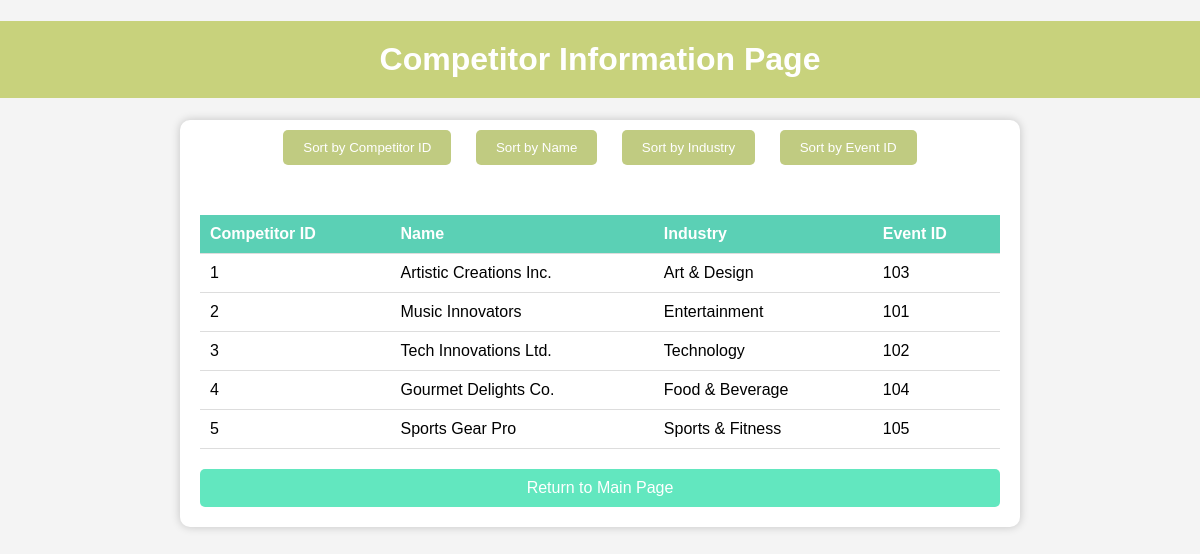
Page /competitors/select_competitors.php on the committed database.
### tables this page shows
CREATE TABLE IF NOT EXISTS `competitors` (
  `competitor_id` INT NOT NULL AUTO_INCREMENT,
  `competitor_name` VARCHAR(255) NOT NULL,
  `industry` VARCHAR(255) DEFAULT NULL,
  `event_id` INT DEFAULT NULL,
  PRIMARY KEY (`competitor_id`),
  KEY `event_id_fk` (`event_id`),
  CONSTRAINT `fk_competitors_events` FOREIGN KEY (`event_id`) REFERENCES `events` (`event_id`) ON DELETE SET NULL ON UPDATE CASCADE
);

### competitors/select_competitors.php (the view, shortened to what this page needs)
<!DOCTYPE html>
<html>
<head>
    <link rel="stylesheet" type="text/css" href="../style/data_display_style.css">
</head>
<body>
    <h1>Competitor Information Page</h1>
    <div class="container">
        <div class="sort-buttons">
            <button id="sortByCompetitorId" class="sort-button">Sort by Competitor ID</button>
            <button id="sortByName" class="sort-button">Sort by Name</button>
            <button id="sortByIndustry" class="sort-button">Sort by Industry</button>
            <button id="sortByEventId" class="sort-button">Sort by Event ID</button>
        </div>
        <table>
            <thead>
                <tr>
                    <th>Competitor ID</th>
                    <th>Name</th>
                    <th>Industry</th>
                    <th>Event ID</th>
                </tr>
            </thead>
            <tbody>
                <?php
                include('../db_connect.php');
                $search = $_GET['search_competitor'];
                $sql = "SELECT competitor_id, competitor_name, industry, event_id FROM Competitors WHERE competitor_name LIKE ?";
                $stmt = $conn->prepare($sql);
                $searchTerm = "%$search%";
                $stmt->bind_param("s", $searchTerm);
                $stmt->execute();
                $result = $stmt->get_result();
                if ($result->num_rows > 0) {
                    while ($row = $result->fetch_assoc()) {
                        echo "<tr>";
                        echo "<td>" . $row["competitor_id"] . "</td>";
                        echo "<td>" . $row["competitor_name"] . "</td>";
                        echo "<td>" . $row["industry"] . "</td>";
                        echo "<td>" . $row["event_id"] . "</td>";
                        echo "</tr>";
                    }
                } else {
                    echo "<tr><td colspan='4'>No results found</td></tr>";
                }
                ?>
            </tbody>
        </table>
        <a href="../eventsmgm.php" class="return-button">Return to Main Page</a>
    </div>
</body>
</html>

### style/data_display_style.css (style rules this page uses)
body { font-family: Arial, sans-serif; background-color: #f4f4f4; margin: 0; padding: 0; }
h1 { text-align: center; background-color: rgb(200, 210, 124); color: #fff; padding: 20px 0; }
.container { max-width: 800px; margin: 0 auto; padding: 20px; background-color: #fff; border-radius: 10px; box-shadow: 0 0 10px rgba(0, 0, 0, 0.2); }
table { width: 100%; border-collapse: collapse; margin-top: 20px; margin-bottom: 20px; }
th, td { padding: 10px; text-align: left; border-bottom: 1px solid #ddd; }
th { background-color: #5bd0b5; color: #fff; }
.return-button { display: inline-block; padding: 10px 20px; background-color: #62e7bf; color: #fff; text-decoration: none; border-radius: 5px; transition: background-color 0.3s ease; margin-top: 20px; }
.sort-buttons { text-align: center; margin-top: 20px; position: relative; }
.sort-button { padding: 10px 20px; background-color: #c0cb81; color: #fff; text-decoration: none; border-radius: 5px; margin: 0 10px; cursor: pointer; transition: background-color 0.3s ease; position: relative; top: -30px; border: #5bd0b5; }
.return-button { display: block; text-align: center; margin-top: 10px; }

### rows in the picture
competitors: competitor_id "1", competitor_name "Artistic Creations Inc.", industry "Art & Design", event "103"
competitors: competitor_id "2", competitor_name "Music Innovators", industry "Entertainment", event "101"
competitors: competitor_id "3", competitor_name "Tech Innovations Ltd.", industry "Technology", event "102"
competitors: competitor_id "4", competitor_name "Gourmet Delights Co.", industry "Food & Beverage", event "104"
competitors: competitor_id "5", competitor_name "Sports Gear Pro", industry "Sports & Fitness", event "105"
